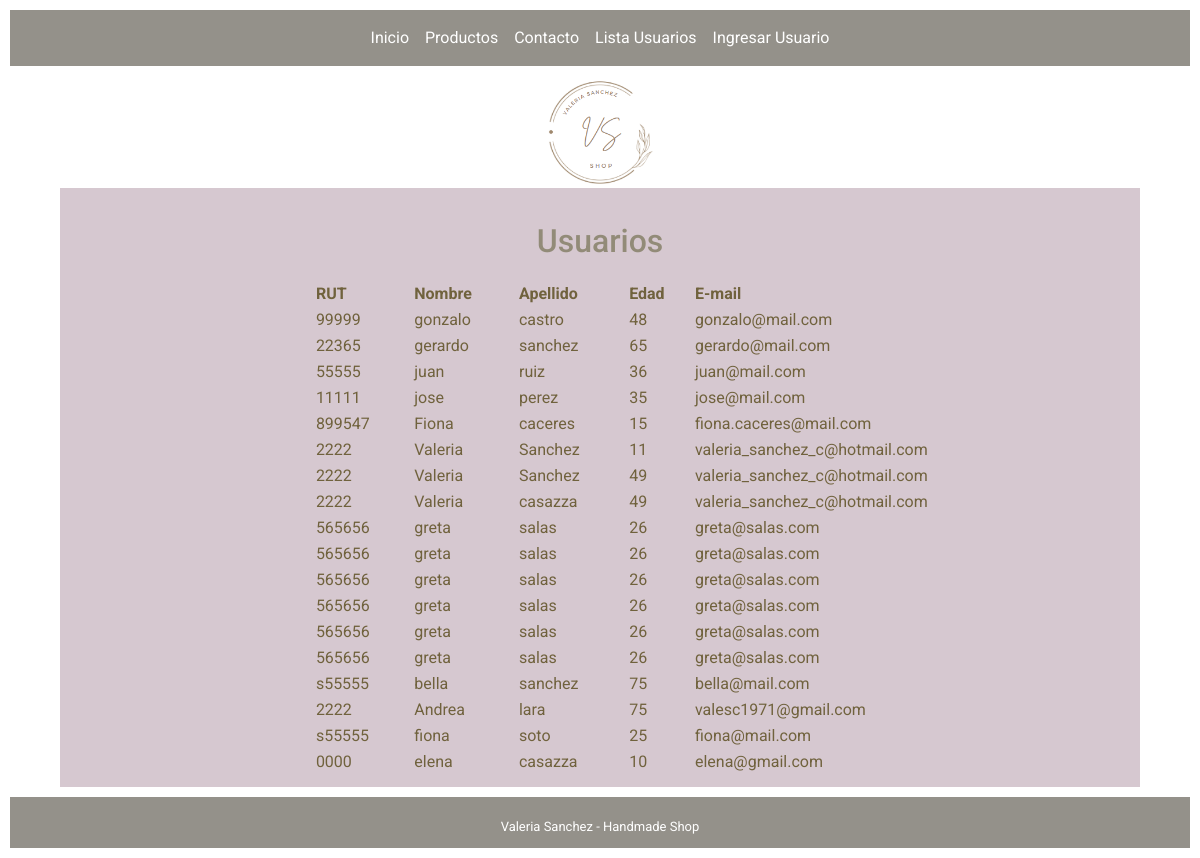
Screenshot of /usuarios/ with the database file from the repository.
### aplicacion1/models.py (models this page shows)
class Usuario(models.Model):
    rut=models.CharField(max_length=15, null=False)
    nombre=models.CharField(max_length=50, null=False)
    apellido=models.CharField(max_length=100, null=False)
    edad=models.IntegerField()
    email=models.EmailField()

### aplicacion1/views.py (the view)
# urls.py: path('usuarios/', views.usuarios, name='usuarios'),
def usuarios(request):
    usuario=Usuario.objects.all()
    return render (request,'aplicacion1/usuarios.html',{"data":usuario})

### aplicacion1/templates/aplicacion1/usuarios.html (shortened to what this page needs)
{%extends 'base_layout.html'%}{%block content%}
<body >
<div id="tabla_usuarios">
<header>
  <h1>Usuarios</h1>
</header>
    <table id="example" class="stripe" style="width:75%; margin-left: 23%">
      <thead>
        <tr>
          <th>RUT</th>
          <th>Nombre</th>
          <th>Apellido</th>
          <th>Edad</th>
          <th>E-mail</th>
        </tr>
      </thead>
      {% for cli in data %}
      <tbody>
        <tr>
          <td>{{cli.rut}}</td>
          <td>{{cli.nombre}}</td>
          <td>{{cli.apellido}}</td>
          <td>{{cli.edad}}</td>
          <td>{{cli.email}}</td>
        </tr>
      </tbody>
      {% endfor %}
    </table>
</div>
</body>
</html>
{%endblock content%}

### templates/base_layout.html (shortened to what this page needs)
{% load static %}
<!DOCTYPE html>
<html lang="en">
<head>
    <link href="https://cdn.jsdelivr.net/npm/bootstrap@5.1.3/dist/css/bootstrap.min.css" rel="stylesheet">
    <link rel="stylesheet" href="https://cdn.datatables.net/1.11.4/css/jquery.dataTables.min.css">
    <link href="{% static 'aplicacion1/style.css' %}" rel="stylesheet" type="text/css" />
</head>
<nav class="navbar navbar-expand-lg navbar-light bg-black_1">
	<div class="container-fluid justify-content-center" id="barranav">
		<ul class="navbar-nav mb-2 mb-lg-0">
			<li class="nav-item">
				<a class="nav-link" href="{% url 'index' %}" id="form-contact">Inicio</a>
			</li>
			<li class="nav-item">
				<a class="nav-link" href="{% url 'productos' %}" id="form-contact">Productos</a>
			</li>
			<li class="nav-item">
				<a class="nav-link" href="{% url 'contacto' %}" id="form-contact">Contacto</a>
			</li>
	        <li class="nav-item">
				<a class="nav-link" href="{% url 'usuarios' %}" id="form-contact">Lista Usuarios</a>
			</li>
            <li class="nav-item">
				<a class="nav-link" href="{% url 'formulario_usuario' %}" id="form-contact">Ingresar Usuario</a>
			</li>
	</div>
</nav>
<div class="logo">
    <img id="logo" src="{% static 'aplicacion1/images/logo.png'%}" class="img-fluid" alt="logo.png">
</div>
{%block content%}
{%endblock content%}
<footer>
	<div class="pie">
    <br>Valeria Sanchez - Handmade Shop
    </div>
</footer>
</html>

### aplicacion1/static/aplicacion1/style.css (style rules this page uses)
body { font-family: 'Roboto', sans-serif; }
h1 { text-align: center; color: rgb(146, 139, 120); font-size: xx-large; }
header { text-align: center; color: rgba(30, 39, 46,1.0); margin:2%; }
header h1 { text-align: center; text-align: center; color: rgb(146, 139, 120); font-size: xx-large; }
.bg-black_1 { background-color: rgb(148, 145, 138); }
nav { margin: 10px; }
#form-contact { color: #fff; text-align: center; }
::placeholder { color: rgb(146, 139, 120); font-size: 90%; }
#tabla_usuarios { padding: 1%; margin-right: 5%; margin-left: 5%; color:rgb(112, 98, 61); background-color: rgb(214, 200, 208); }
#logo { width: 10%; margin-left:45%; margin-right:45%; }
footer { background-color: rgb(148, 145, 138); color:#fff; text-align: center; margin-top: 10px; margin-bottom: 10%; padding-bottom: 1%; margin:10px; font-size: small; }

### rows the page displays
Usuario: rut "99999", nombre "gonzalo", apellido "castro", edad "48", email "gonzalo@mail.com"
Usuario: rut "22365", nombre "gerardo", apellido "sanchez", edad "65", email "gerardo@mail.com"
Usuario: rut "55555", nombre "juan", apellido "ruiz", edad "36", email "juan@mail.com"
Usuario: rut "11111", nombre "jose", apellido "perez", edad "35", email "jose@mail.com"
Usuario: rut "899547", nombre "Fiona", apellido "caceres", edad "15", email "fiona.caceres@mail.com"
Usuario: rut "2222", nombre "Valeria", apellido "Sanchez", edad "11", email "valeria_sanchez_c@hotmail.com"
Usuario: rut "2222", nombre "Valeria", apellido "Sanchez", edad "49", email "valeria_sanchez_c@hotmail.com"
Usuario: rut "2222", nombre "Valeria", apellido "casazza", edad "49", email "valeria_sanchez_c@hotmail.com"
Usuario: rut "565656", nombre "greta", apellido "salas", edad "26", email "greta@salas.com"
Usuario: rut "565656", nombre "greta", apellido "salas", edad "26", email "greta@salas.com"
Usuario: rut "565656", nombre "greta", apellido "salas", edad "26", email "greta@salas.com"
Usuario: rut "565656", nombre "greta", apellido "salas", edad "26", email "greta@salas.com"
Usuario: rut "565656", nombre "greta", apellido "salas", edad "26", email "greta@salas.com"
Usuario: rut "565656", nombre "greta", apellido "salas", edad "26", email "greta@salas.com"
Usuario: rut "s55555", nombre "bella", apellido "sanchez", edad "75", email "bella@mail.com"
Usuario: rut "2222", nombre "Andrea", apellido "lara", edad "75", email "valesc1971@gmail.com"
Usuario: rut "s55555", nombre "fiona", apellido "soto", edad "25", email "fiona@mail.com"
Usuario: rut "0000", nombre "elena", apellido "casazza", edad "10", email "elena@gmail.com"
